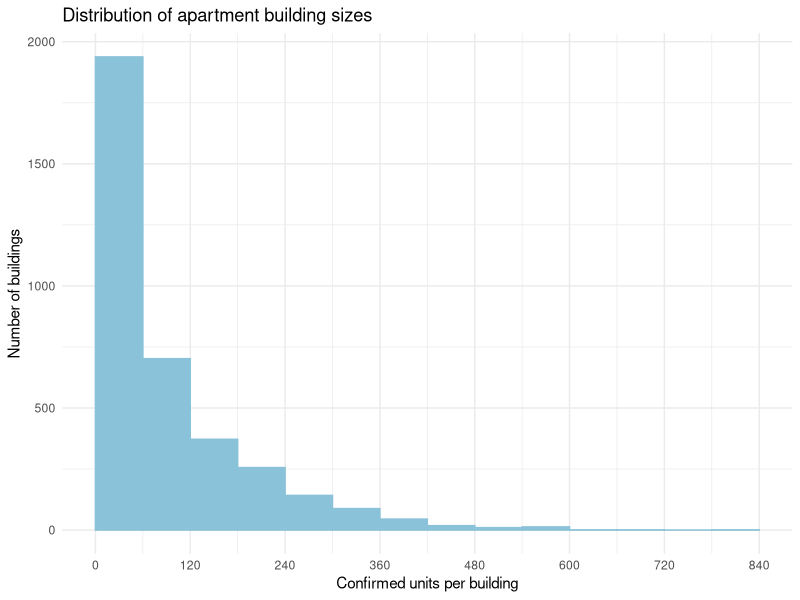
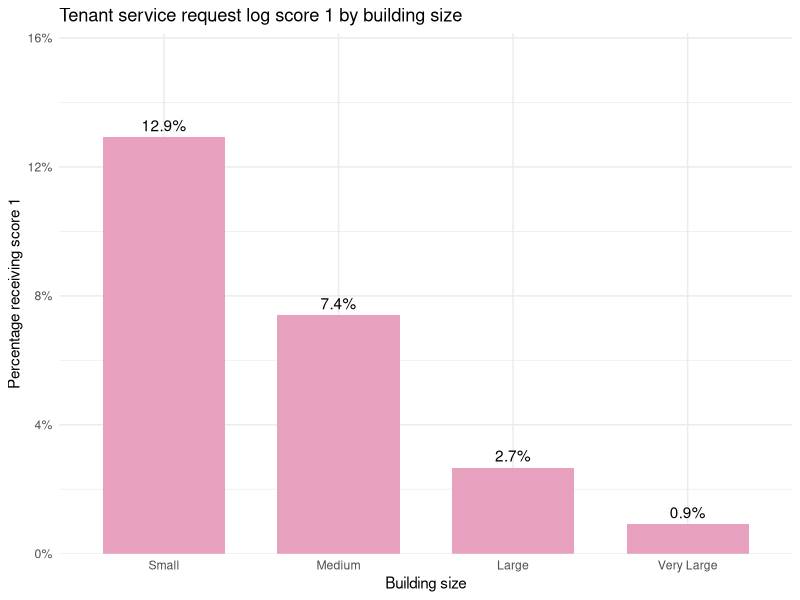

Source code (R) for these figures, in order: (Note: this script raises an error after producing the figures.)
#### Preamble ####
# Purpose: Replicated graphs from the paper on Apartment Evaluation
# Author: Kexin Liu
# Date: 25 September 2026
# Contact: ws1nn2lj3@gmail.com
# License: 
# Pre-requisites: 
  # The `tidyverse` package must be installed
  # The 'ggplot2' package must be installed
# Any other information needed? 


#### Workspace setup ####

library(tidyverse)
library(ggplot2)
apartment <- read_csv("data/02-analysis_data/analysis_data.csv")


#### Introductory Graph ####

ggplot(apartment, aes(x = `CONFIRMED UNITS`)) +
  geom_histogram(
    binwidth = 60,
    boundary = 0,
    closed = "left",
    fill = "#89C2D9",
    colour = "#89C2D9") +
  scale_x_continuous(breaks = seq(0, 840, by = 120)) +
  labs(title = "Distribution of apartment building sizes",
       x = "Confirmed units per building", y = "Number of buildings") +
  theme_minimal()


#### Main Graph ####

# Derive the variable building_size. It will only be used for the main graph.

size_breaks <- quantile(apartment[["CONFIRMED UNITS"]],
                        probs = c(0, 0.25, 0.50, 0.75, 1))
apartment$building_size <- cut(apartment[["CONFIRMED UNITS"]], breaks = size_breaks, 
                               include.lowest = TRUE,
                               labels = c("Small", "Medium", "Large", "Very Large"))
service <- apartment |>
  filter(!is.na(building_size), `TENANT SERVICE REQUEST LOG` %in% c(1, 3)) |>
  group_by(building_size) |>
  summarise(buildings = n(), 
            service_percent = mean(`TENANT SERVICE REQUEST LOG` == 1),
            .groups = "drop")

ggplot(service, aes(x = building_size, y = service_percent)) +
  geom_col(fill = "#E8A0BF", width = 0.7) +
  geom_text(aes(label = scales::percent(service_percent, accuracy = 0.1)),
            vjust = -0.5) +
  scale_y_continuous( labels = scales::label_percent(accuracy = 1),
                      limits = c(0, max(service$service_percent) * 1.25),
                      expand = expansion(mult = c(0, 0))) +
  labs(title = "Tenant service request log score 1 by building size",
       x = "Building size", y = "Percentage receiving score 1") +
  theme_minimal()


# Two-panel graph comparing building size with maintenance and pest control score

pest <- apartment |>
  filter(!is.na(building_size),`PEST CONTROL LOG` %in% c(1, 3)) |>
  group_by(building_size) |>
  summarise(buildings = n(), score1_percent = mean(`PEST CONTROL LOG` == 1),
    .groups = "drop") |>
  mutate(log_type = "Pest control log")

maintenance <- apartment |>
  filter(!is.na(building_size), `MAINTENANCE LOG` %in% c(1, 3)) |>
  group_by(building_size) |>
  summarise(buildings = n(), score1_percent = mean(`MAINTENANCE LOG` == 1),
    .groups = "drop") |>
  mutate(log_type = "Maintenance log")

both_logs <- bind_rows(pest, maintenance)

ggplot(both_logs, aes(x = building_size, y = score1_percent)) +
  geom_col(fill = "#E8A0BF", width = 0.7) +
  geom_text( aes(label = scales::percent(score1_percent, accuracy = 0.1)),
             vjust = -0.5) +
  facet_wrap(~log_type, nrow = 1) +
  scale_y_continuous(labels = scales::label_percent(accuracy = 1),
                     limits = c(0, max(both_logs$score1_percent) * 1.25),
                     expand = expansion(mult = c(0, 0))) +
  labs(title = "Log score 1 by building size", x = "Building size",
       y = "Percentage receiving score 1") + 
  theme_minimal()


#### Appendix Graph ####

# Build a data frame without observations that are missing the "year built" value.
# It will only be used for analysis relating to building age.

building_age_full <- apartment |>
  filter(!is.na(`YEAR BUILT`))
building_age_full[["BUILDING AGE"]] <-
  building_age_full[["completion_year"]] - building_age_full[["YEAR BUILT"]]
